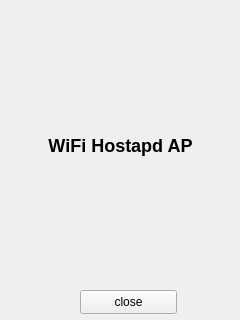
<?xml version="1.0" encoding="UTF-8"?>
<ui version="4.0">
 <class>Form</class>
 <widget class="QWidget" name="Form">
  <property name="geometry">
   <rect>
    <x>0</x>
    <y>0</y>
    <width>240</width>
    <height>320</height>
   </rect>
  </property>
  <property name="windowTitle">
   <string>Form</string>
  </property>
  <widget class="QLabel" name="label">
   <property name="geometry">
    <rect>
     <x>10</x>
     <y>10</y>
     <width>221</width>
     <height>271</height>
    </rect>
   </property>
   <property name="text">
    <string>&lt;center&gt;&lt;h2&gt;WiFi Hostapd AP&lt;/h2&gt;&lt;/center&gt;</string>
   </property>
  </widget>
  <widget class="QPushButton" name="CloseAbout">
   <property name="geometry">
    <rect>
     <x>80</x>
     <y>290</y>
     <width>97</width>
     <height>24</height>
    </rect>
   </property>
   <property name="text">
    <string>close</string>
   </property>
  </widget>
 </widget>
 <resources/>
 <connections>
  <connection>
   <sender>CloseAbout</sender>
   <signal>clicked()</signal>
   <receiver>Form</receiver>
   <slot>close()</slot>
   <hints>
    <hint type="sourcelabel">
     <x>128</x>
     <y>301</y>
    </hint>
    <hint type="destinationlabel">
     <x>119</x>
     <y>159</y>
    </hint>
   </hints>
  </connection>
 </connections>
</ui>
